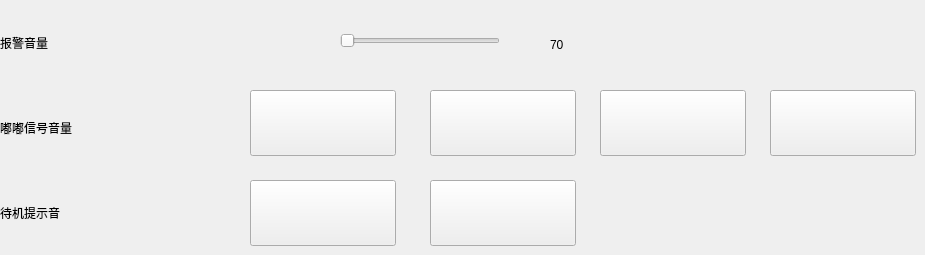
   <widget class="QWidget" name="page_3">
    <widget class="QPushButton" name="Sound_Low">
     <property name="geometry">
      <rect>
       <x>430</x>
       <y>90</y>
       <width>146</width>
       <height>66</height>
      </rect>
     </property>
     <property name="minimumSize">
      <size>
       <width>146</width>
       <height>66</height>
      </size>
     </property>
     <property name="maximumSize">
      <size>
       <width>146</width>
       <height>66</height>
      </size>
     </property>
     <property name="text">
      <string/>
     </property>
    </widget>
    <widget class="QLabel" name="label_5">
     <property name="geometry">
      <rect>
       <x>550</x>
       <y>30</y>
       <width>71</width>
       <height>30</height>
      </rect>
     </property>
     <property name="minimumSize">
      <size>
       <width>71</width>
       <height>30</height>
      </size>
     </property>
     <property name="maximumSize">
      <size>
       <width>71</width>
       <height>30</height>
      </size>
     </property>
     <property name="text">
      <string>70</string>
     </property>
    </widget>
    <widget class="QLabel" name="Trumpet_Label">
     <property name="geometry">
      <rect>
       <x>260</x>
       <y>30</y>
       <width>30</width>
       <height>30</height>
      </rect>
     </property>
     <property name="minimumSize">
      <size>
       <width>30</width>
       <height>30</height>
      </size>
     </property>
     <property name="maximumSize">
      <size>
       <width>30</width>
       <height>30</height>
      </size>
     </property>
     <property name="text">
      <string/>
     </property>
    </widget>
    <widget class="QLabel" name="label">
     <property name="geometry">
      <rect>
       <x>0</x>
       <y>20</y>
       <width>217</width>
       <height>45</height>
      </rect>
     </property>
     <property name="minimumSize">
      <size>
       <width>217</width>
       <height>45</height>
      </size>
     </property>
     <property name="maximumSize">
      <size>
       <width>217</width>
       <height>45</height>
      </size>
     </property>
     <property name="text">
      <string>报警音量</string>
     </property>
    </widget>
    <widget class="QLabel" name="label_3">
     <property name="geometry">
      <rect>
       <x>0</x>
       <y>190</y>
       <width>217</width>
       <height>45</height>
      </rect>
     </property>
     <property name="minimumSize">
      <size>
       <width>217</width>
       <height>45</height>
      </size>
     </property>
     <property name="maximumSize">
      <size>
       <width>217</width>
       <height>45</height>
      </size>
     </property>
     <property name="text">
      <string>待机提示音</string>
     </property>
    </widget>
    <widget class="QPushButton" name="Standby_On">
     <property name="geometry">
      <rect>
       <x>430</x>
       <y>180</y>
       <width>146</width>
       <height>66</height>
      </rect>
     </property>
     <property name="minimumSize">
      <size>
       <width>146</width>
       <height>66</height>
      </size>
     </property>
     <property name="maximumSize">
      <size>
       <width>146</width>
       <height>66</height>
      </size>
     </property>
     <property name="text">
      <string/>
     </property>
    </widget>
    <widget class="QPushButton" name="Sound_High">
     <property name="geometry">
      <rect>
       <x>770</x>
       <y>90</y>
       <width>146</width>
       <height>66</height>
      </rect>
     </property>
     <property name="minimumSize">
      <size>
       <width>146</width>
       <height>66</height>
      </size>
     </property>
     <property name="maximumSize">
      <size>
       <width>146</width>
       <height>66</height>
      </size>
     </property>
     <property name="text">
      <string/>
     </property>
    </widget>
    <widget class="QPushButton" name="Standby_Off">
     <property name="geometry">
      <rect>
       <x>250</x>
       <y>180</y>
       <width>146</width>
       <height>66</height>
      </rect>
     </property>
     <property name="minimumSize">
      <size>
       <width>146</width>
       <height>66</height>
      </size>
     </property>
     <property name="maximumSize">
      <size>
       <width>146</width>
       <height>66</height>
      </size>
     </property>
     <property name="text">
      <string/>
     </property>
    </widget>
    <widget class="QLabel" name="label_2">
     <property name="geometry">
      <rect>
       <x>0</x>
       <y>105</y>
       <width>217</width>
       <height>45</height>
      </rect>
     </property>
     <property name="minimumSize">
      <size>
       <width>217</width>
       <height>45</height>
      </size>
     </property>
     <property name="maximumSize">
      <size>
       <width>217</width>
       <height>45</height>
      </size>
     </property>
     <property name="text">
      <string>嘟嘟信号音量</string>
     </property>
    </widget>
    <widget class="QPushButton" name="Sound_Off">
     <property name="geometry">
      <rect>
       <x>250</x>
       <y>90</y>
       <width>146</width>
       <height>66</height>
      </rect>
     </property>
     <property name="minimumSize">
      <size>
       <width>146</width>
       <height>66</height>
      </size>
     </property>
     <property name="maximumSize">
      <size>
       <width>146</width>
       <height>66</height>
      </size>
     </property>
     <property name="text">
      <string/>
     </property>
    </widget>
    <widget class="QPushButton" name="Sound_Medium">
     <property name="geometry">
      <rect>
       <x>600</x>
       <y>90</y>
       <width>146</width>
       <height>66</height>
      </rect>
     </property>
     <property name="minimumSize">
      <size>
       <width>146</width>
       <height>66</height>
      </size>
     </property>
     <property name="maximumSize">
      <size>
       <width>146</width>
       <height>66</height>
      </size>
     </property>
     <property name="text">
      <string/>
     </property>
    </widget>
    <widget class="QSlider" name="horizontalSlider">
     <property name="geometry">
      <rect>
       <x>340</x>
       <y>30</y>
       <width>160</width>
       <height>22</height>
      </rect>
     </property>
     <property name="orientation">
      <enum>Qt::Horizontal</enum>
     </property>
    </widget>
    <zorder>label_5</zorder>
    <zorder>Trumpet_Label</zorder>
    <zorder>label</zorder>
    <zorder>label_3</zorder>
    <zorder>label_2</zorder>
    <zorder>horizontalSlider</zorder>
    <zorder>Sound_Off</zorder>
    <zorder>Sound_Low</zorder>
    <zorder>Sound_Medium</zorder>
    <zorder>Sound_High</zorder>
    <zorder>Standby_Off</zorder>
    <zorder>Standby_On</zorder>
   </widget>
